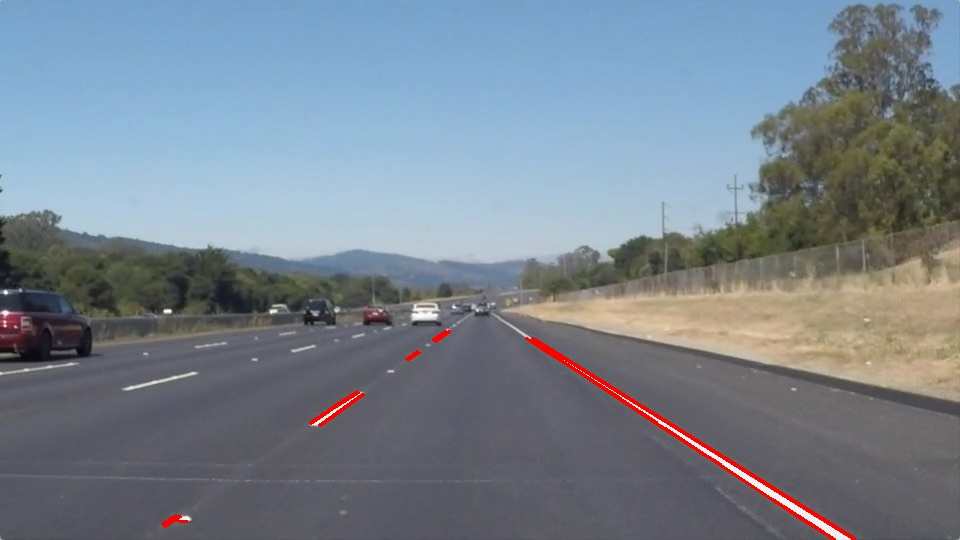
#> input picture Term 1/CarND-LaneLines-P1/line-segments-example.jpg, 960 x 540 px
$ python -i 'Lane Finding.py'   (imports and definitions only)
#> lines starting #> are read from the running program, lines starting #| are printed output that depends on the picture; after the words box and inside, x2 and y2 are one past the last pixel; in counts of white or black regions, pixels touching at a corner belong together
####################################################################################################
####################################################################################################
# Name: Lane Finding
# Coder: Janson Fong
# Description:
#	Given a video with lane lines, this script outputs a video with lane lines highlighted in red.
# Change the input and output name in the main program to execute script on a different video in
# your directory.
#
####################################################################################################

####################################################################################################
# Libraries and Modules
####################################################################################################
import matplotlib.pyplot as plt
import matplotlib.image as mpimg
from moviepy.editor import VideoFileClip
import numpy as np
import cv2
import math
####################################################################################################
# Constants
####################################################################################################

####################################################################################################
# Class Definitions
####################################################################################################

class Line:
	'''
	This class defines a line given two points. The slope and intercept of
	a line can be calculated via the slope and intercept method
	'''
	def __init__(self, P1, P2):
		self.X1 = P1[0]
		self.Y1 = P1[1]
		self.X2 = P2[0]
		self.Y2 = P2[1]

	def slope(self):
		'''
		THis method returns the slope of a line defined by P1 and P2
		'''
		if (self.X2 - self.X1 != 0):
			self.m = (self.Y2 - self.Y1)/(self.X2 - self.X1)
		else:
			self.m = null

		return self.m

	def intercept(self):
		'''
		This method returns the intercept of a line defined by P1 and P2
		'''
		self.b = self.Y2 - self.m*self.X2

		return self.b

class FindLane:
	'''
	This class determines left and right lane given a set of hough lines
	sortByPoint and sortBySlope are two methods given to determine the
	start and end points of a lane. A lane is represented as an instance
	of the 'Line' class
	'''
	def __init__(self, lines):
		self.lines = lines

	# [26 lines left out: function sortByPoint, not called in this run]

	def sortBySlope(self):
		'''
		The sortBySlope method return the start and end points of lanes by
		averaging the slope and intercept of a set of lines. Using the averaged
		slope and intercept, the start and end points of lanes are calculated
		'''
		START_Y = 375
		END_Y = 900
		ZERO = 0.0
		rightLane = {}
		leftLane = {}

		for eachLine in self.lines:
			for X1, Y1, X2, Y2 in eachLine:
				P1 = [X1, Y1]
				P2 = [X2, Y2]
				line = Line(P1, P2)
				slope = line.slope()
				intercept = line.intercept()

				if (slope > 0):
					rightLane[slope] = intercept
				elif (slope < 0):
					leftLane[slope] = intercept

		# Ensuring lanes have enough points for filtering
		if (len(rightLane) > 1 and len(leftLane) > 1):
			# Removing extreme slopes
			rightLane.pop(max(rightLane))
			rightLane.pop(min(rightLane))
			leftLane.pop(max(leftLane))
			leftLane.pop(min(leftLane))

		# Checking for division by zero errors
		if (len(rightLane) > 0 and len(leftLane) > 0):
			# Averaging slope
			rightSlope = self.__average(rightLane.keys())
			rightIntercept = self.__average(rightLane.values())
			leftSlope = self.__average(leftLane.keys())
			leftIntercept = self.__average(leftLane.values())

			# Calculating lane start, end point
			rightStartPoint = self.__calculateLaneCoor(rightSlope, rightIntercept, y = START_Y)
			rightEndPoint = self.__calculateLaneCoor(rightSlope, rightIntercept, y = END_Y)
			leftStartPoint = self.__calculateLaneCoor(leftSlope, leftIntercept, y = START_Y)
			leftEndPoint = self.__calculateLaneCoor(leftSlope, leftIntercept, y = END_Y)
		else:
			rightStartPoint = [1,1]
			rightEndPoint = [1,1]
			leftStartPoint = [1,1]
			leftEndPoint = [1,1]

		self.rightLane = Line(rightStartPoint, rightEndPoint)
		self.leftLane = Line(leftStartPoint, leftEndPoint)

	# [47 lines left out: functions __findStartPoint, __findEndPoint, __average, __calculateLaneCoor, not called in this run]

####################################################################################################
# Method Definitions
####################################################################################################
def grayscale(img):
    """Applies the Grayscale transform
    This will return an image with only one color channel
    but NOTE: to see the returned image as grayscale
    (assuming your grayscaled image is called 'gray')
    you should call plt.imshow(gray, cmap='gray')"""
    return cv2.cvtColor(img, cv2.COLOR_RGB2GRAY)
    # Or use BGR2GRAY if you read an image with cv2.imread()
    # return cv2.cvtColor(img, cv2.COLOR_BGR2GRAY)

def canny(img, low_threshold, high_threshold):
    """Applies the Canny transform"""
    return cv2.Canny(img, low_threshold, high_threshold)

def gaussian_blur(img, kernel_size):
    """Applies a Gaussian Noise kernel"""
#> called with kernel_size = 5
    return cv2.GaussianBlur(img, (kernel_size, kernel_size), 0)
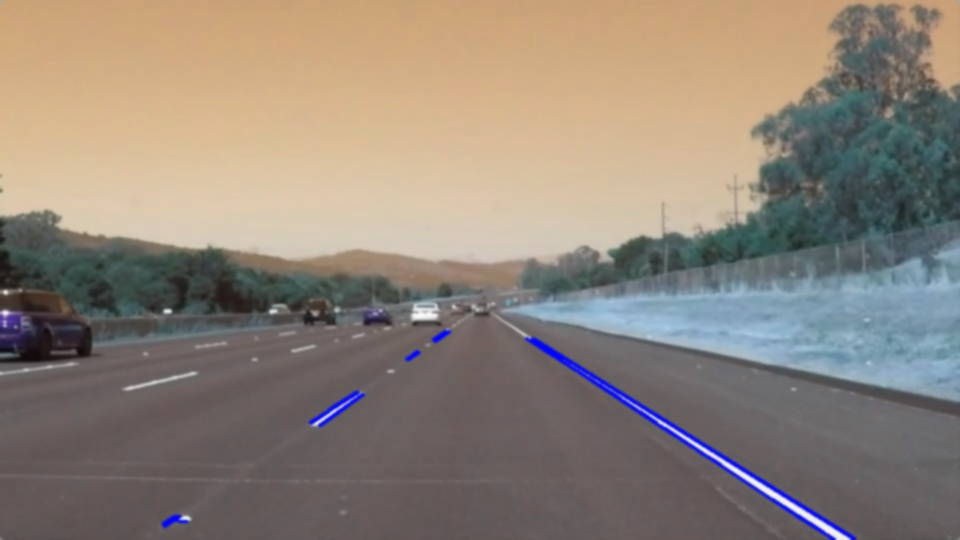
#> returned value: shape (540, 960, 3); mean of channels 0, 1, 2 120.8, 131.4, 142.5; drawn as B, G, R

def region_of_interest(img, vertices):
    """
    Applies an image mask.

    Only keeps the region of the image defined by the polygon
    formed from `vertices`. The rest of the image is set to black.
    """
    #defining a blank mask to start with
    mask = np.zeros_like(img)

    #defining a 3 channel or 1 channel color to fill the mask with depending on the input image
    if len(img.shape) > 2:
        channel_count = img.shape[2]  # i.e. 3 or 4 depending on your image
        ignore_mask_color = (255,) * channel_count
    else:
        ignore_mask_color = 255

    #filling pixels inside the polygon defined by "vertices" with the fill color
    cv2.fillPoly(mask, vertices, ignore_mask_color)

    #returning the image only where mask pixels are nonzero
    masked_image = cv2.bitwise_and(img, mask)
    return masked_image


def draw_lines(img, lines, color=[255, 0, 0], thickness=5):
	"""
	This function draws `lines` with `color` and `thickness`.
	Lines are drawn on the image inplace (mutates the image).
	"""
	lane = FindLane(lines)
	lane.sortBySlope()
	rightLane = lane.rightLane
	leftLane = lane.leftLane
	cv2.line(img, (rightLane.X1, rightLane.Y1), (rightLane.X2, rightLane.Y2), color, thickness)
	cv2.line(img, (leftLane.X1, leftLane.Y1), (leftLane.X2, leftLane.Y2), color, thickness)

def hough_lines(img, rho, theta, threshold, min_line_len, max_line_gap):
    """
    `img` should be the output of a Canny transform.

    Returns an image with hough lines drawn.
    """
    lines = cv2.HoughLinesP(img, rho, theta, threshold, np.array([]), minLineLength=min_line_len, maxLineGap=max_line_gap)
    line_img = np.zeros((img.shape[0], img.shape[1], 3), dtype=np.uint8)
    draw_lines(line_img, lines)
    return line_img

def weighted_img(img, initial_img, α=0.8, β=1., λ=0.):
    """
    `img` is the output of the hough_lines(), An image with lines drawn on it.
    Should be a blank image (all black) with lines drawn on it.

    `initial_img` should be the image before any processing.

    The result image is computed as follows:

    initial_img * α + img * β + λ
    NOTE: initial_img and img must be the same shape!
    """
    return cv2.addWeighted(initial_img, α, img, β, λ)

def removeBackground(image):
	"""
	This method isolates a road in an image by removing the background
	"""
	ySize = image.shape[0]
#> ySize = 540
	xSize = image.shape[1]
#> xSize = 960
	apex = [xSize/2, ySize/2]
#> apex = [480, 270]
	tolerance = 75
	leftBottom = [tolerance, ySize]
#> leftBottom = [75, 540]
	rightBottom = [xSize - tolerance, ySize]
#> rightBottom = [885, 540]
	region = np.array([[apex, leftBottom, rightBottom]], dtype=np.int32)
#> region = [[480, 270], [75, 540], [885, 540]]
	filteredImg = region_of_interest(image, region)
#> in region_of_interest, `cv2.fillPoly(mask, vertices, ignore_mask_color)`:
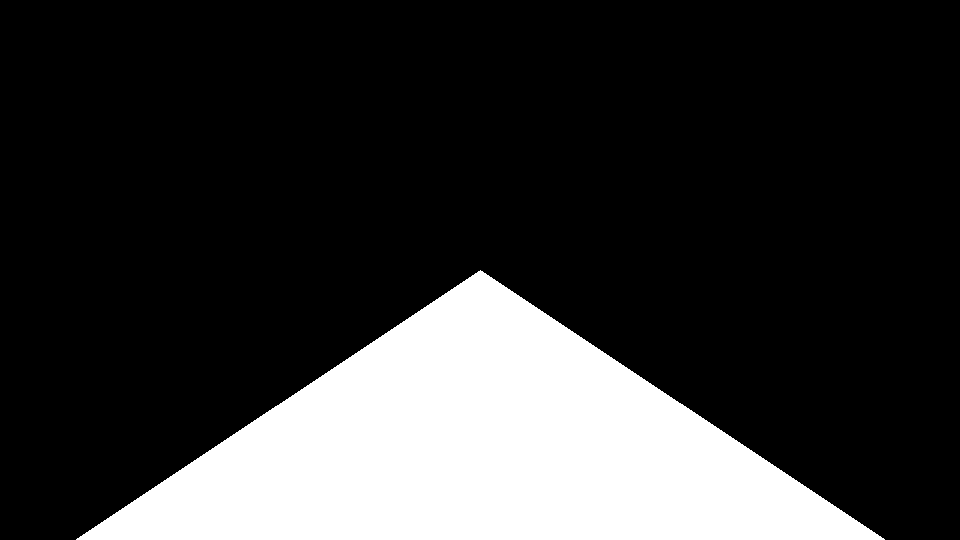
#> mask: shape (540, 960, 3); 21.1% white; 1 white region, box (x1, y1, x2, y2) and area: (76, 270, 885, 540) 109485
#> in region_of_interest, `masked_image = cv2.bitwise_and(img, mask)`:
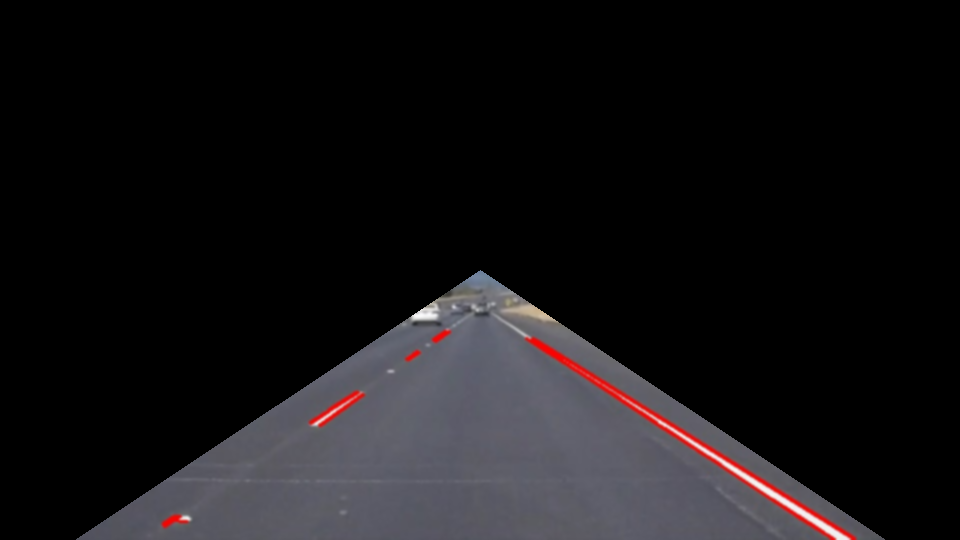
#> masked_image: shape (540, 960, 3); mean R, G, B 21.4, 19.8, 21.7

	return filteredImg

def filterColor(image):
	"""
	This method isolates lane lines by blacking out regions below a RGB
	threshold
	"""
	redThreshold = 200
	greenThreshold = 100
	blueThreshold = 0
	threshold = (image[:,:,0] < redThreshold) | \
	            (image[:,:,1] < greenThreshold) | \
	            (image[:,:,2] < blueThreshold)
#> threshold: shape (540, 960) bool; 99.6% white; 7 black regions (2 under 20 px), largest, box (x1, y1, x2, y2) and area: (622, 397, 850, 540) 1411, (412, 307, 437, 319) 204, (312, 398, 353, 425) 135, (537, 311, 550, 318) 61, (180, 517, 190, 521) 30
	image[threshold] = [0,0,0]
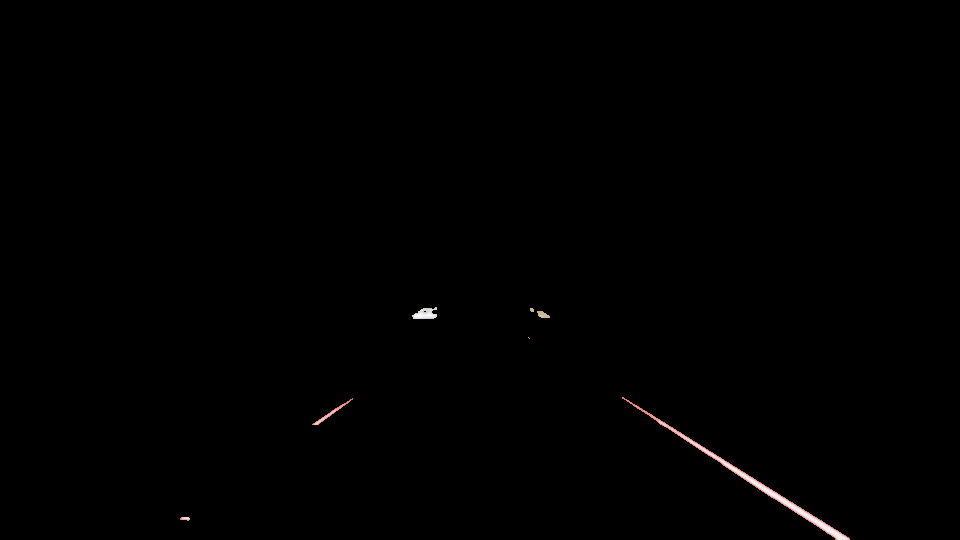
#> image: shape (540, 960, 3); mean R, G, B 0.8, 0.7, 0.7

	return image

def filterGray(image, threshold):
	"""
	This method isolates lane lines in a gray image by blacking out region
	below a threshold
	"""
#> called with threshold = 190
	matchingField = image[:,:] < threshold
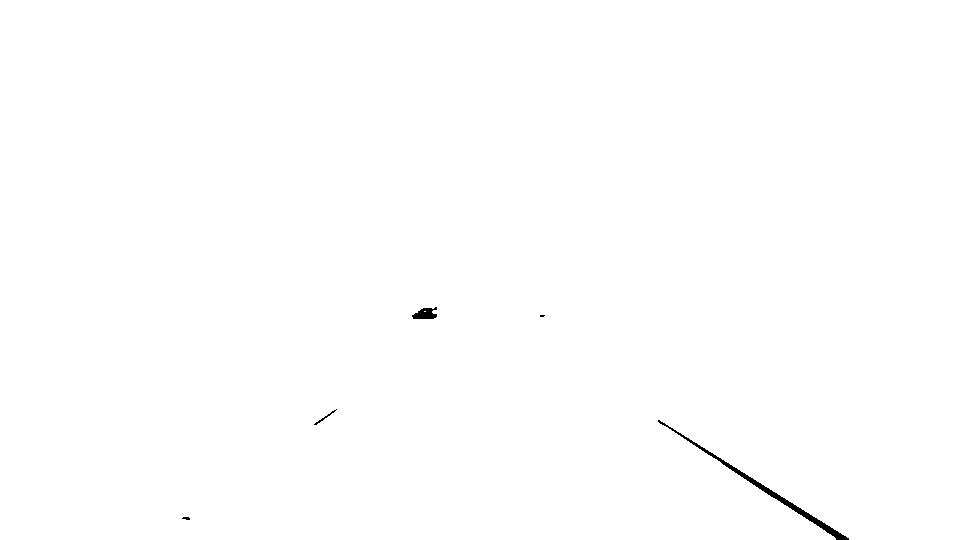
#> matchingField: shape (540, 960) bool; 99.8% white; 5 black regions (2 under 20 px), largest, box (x1, y1, x2, y2) and area: (658, 420, 849, 540) 945, (412, 307, 437, 319) 204, (314, 409, 337, 425) 46
	image[matchingField] = 0
#> image: shape (540, 960)

	return image

def process_image(image):
	'''
	This method returns the lanes of a image by first applying a gaussian blur,
	removing background details, filtering RGB colors, applying a grayscale,
	filtering a grayscale image, and applying canny transform. Red lane lines
	are overlayed the original image.
	'''
	blurImage = gaussian_blur(image, 5)
	removeBackgroundImage = removeBackground(blurImage)
	RGBFilterImage = filterColor(removeBackgroundImage)
	grayImage = grayscale(RGBFilterImage)
	grayFilterImage = filterGray(grayImage, 190)
	cannyImage = canny(grayFilterImage, 80, 150)
#> in canny, `return cv2.Canny(img, low_threshold, high_threshold)`:
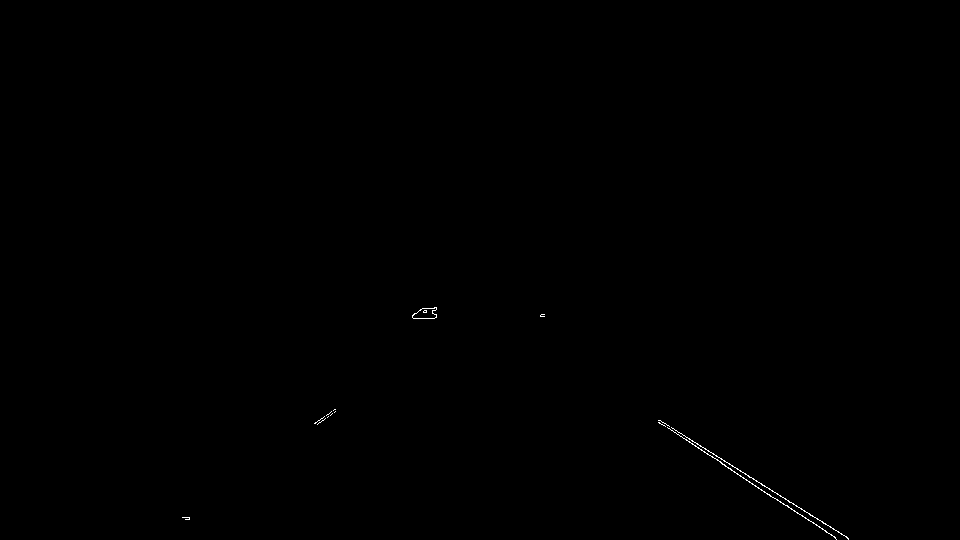
#> returned value: shape (540, 960); 0.12% white in thin lines or dots, all inside (x1, y1, x2, y2) = (182, 307, 849, 540)
	houghImage = hough_lines(cannyImage, 1, np.pi/180, 5, 15, 3)
#> in hough_lines, `lines = cv2.HoughLinesP(img, rho, theta, threshold, np.array([]), minL..`: lines = [[707, 453, 797, 513], [672, 428, 724, 460], [729, 464, 796, 505], [669, 428, 772, 497], [830, 526, 848, 539], [413, 318, 434, 318], [658, 420, 676, 430], [314, 423, 335, 409], [809, 513, 833, 529], [787, 505, 803, 516], [317, 424, 335, 411], [735, 467, 753, 478]]
#> in __init__, `self.lines = lines`: self.lines has the same summary as lines in hough_lines
#> the loop in sortBySlope, `for eachLine in self.lines:` made 12 passes
#> after the loop in sortBySlope, `for eachLine in self.lines:`: leftLane = {-0.667: 632.3, -0.722: 652.9}; rightLane = {0.667: -26.33, 0.615: 14.46, 0.612: 17.9, 0.67: -20.17, 0.722: -73.44, 0.556: 54.44, 0.688: -36.06, 0.611: 17.83}
	weightedImage = weighted_img(houghImage, image)
#> in weighted_img, `return cv2.addWeighted(initial_img, α, img, β, λ)`:
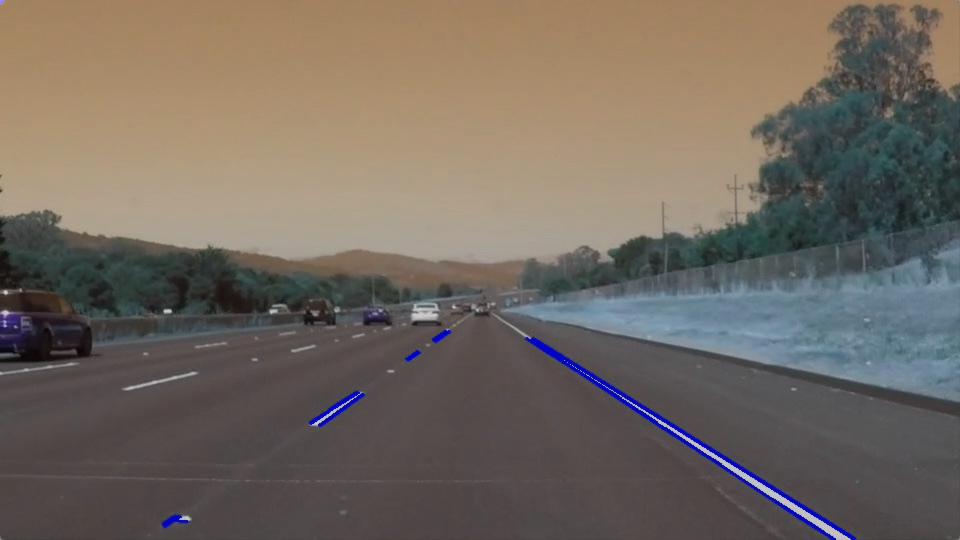
#> returned value: shape (540, 960, 3); mean of channels 0, 1, 2 96.6, 105.1, 114; drawn as B, G, R

	return weightedImage

# [10 lines left out: function laneFindVideo, not called in this run]

####################################################################################################
# Main Program
####################################################################################################

# [3 lines not run here, left out]

>>> import cv2
>>> picture = cv2.cvtColor(cv2.imread('line-segments-example.jpg'), cv2.COLOR_BGR2RGB)
>>> result = process_image(picture)
